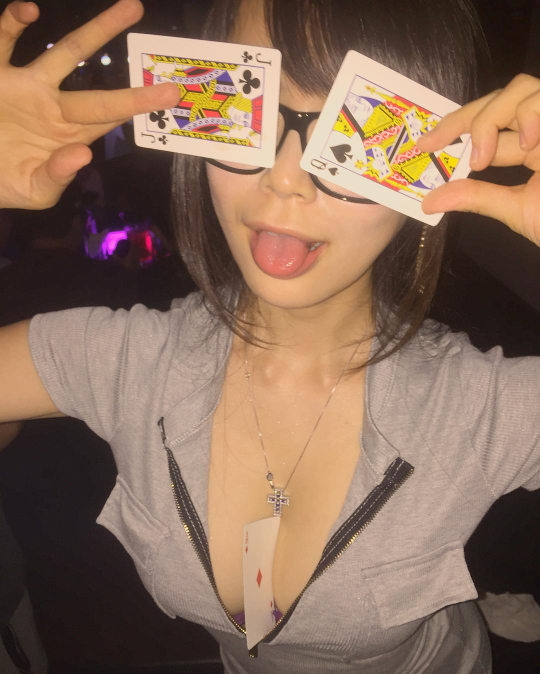
#> input picture ig_poker.jpg, 1080 x 1348 px (shown at 1/2 size)
$ python get_trapezoids.py --file ig_poker.jpg   (older library calls are emulated)
#> lines starting #> are read from the running program, lines starting #| are printed output that depends on the picture; after the words box and inside, x2 and y2 are one past the last pixel; in counts of white or black regions, pixels touching at a corner belong together
#!/usr/bin/python

from __future__ import print_function
import sys
import argparse
import numpy as np
import scipy.spatial
import cv2

parser = argparse.ArgumentParser()
parser.add_argument("--file", dest="filename", help="Input file name.")
parser.add_argument("--aspect", dest="aspect", default=1.0, help="Starting aspect ratio (default is 1).")
parser.add_argument("--binary", dest="binary", action="store_true", default=False, help="Produce binary image only")

options = parser.parse_args()

if options.filename is None:
    parser.print_help()
    exit(1)

np.set_printoptions(threshold=np.nan)

# Constants

TOO_LARGE = 1024

DUMMY_VALUE = 0

FILTER_SIZE = 7

MIN_ASPECT_RATIO = 0.6

DELTA_DELTA = 0.001

OUTPUT_DIM = (512, 512)  # Notice the (x, y) ordering in OpenCV

# Variables

image_name = options.filename

try:
    colored_image = cv2.imread(image_name)
#> colored_image is the input picture: shape (1348, 1080, 3); mean B, G, R 90.6, 109.7, 138.4
    mean_shifted_image = cv2.pyrMeanShiftFiltering(colored_image, FILTER_SIZE, 32)
    image = cv2.cvtColor(mean_shifted_image, cv2.COLOR_BGR2GRAY)
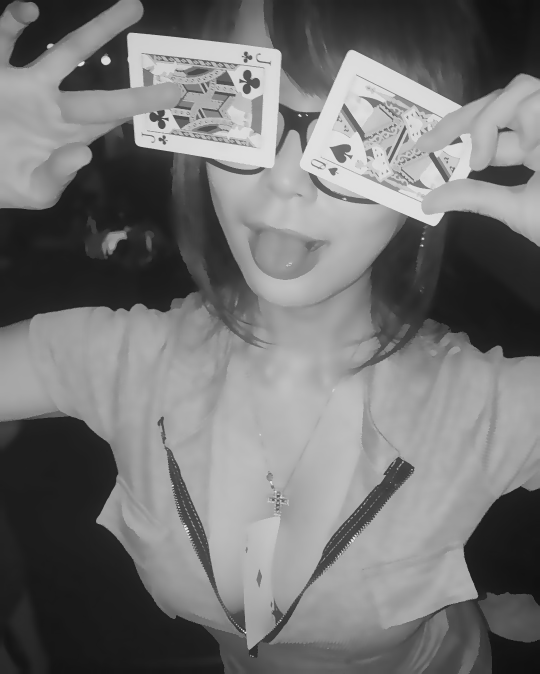
#> image: shape (1348, 1080) (shown at 1/2 size); min 15, max 243, mean 116.4
except:
    image = cv2.imread(image_name, cv2.IMREAD_GRAYSCALE)

width = image.shape[1]
#> width = 1080
height = image.shape[0]
#> height = 1348
corners = np.array([[0, 0], [width - 1, 0], [width - 1, height - 1], [0, height - 1]], dtype=np.float32)

current_aspect_ratio = options.aspect

# Blob detection params

params = cv2.SimpleBlobDetector_Params()

params.minThreshold = 0
params.maxThreshold = 127  # Darker blobs first

params.filterByArea = True
params.minArea = 20

params.filterByCircularity = False

params.filterByConvexity = False

params.filterByInertia = False

# Detector (for OpenCV 3.0+)

detector = cv2.SimpleBlobDetector_create(params)

# Trial-and-error

has_error = True

while has_error:

    try:

        has_error = False

        # Resize by aspect ratio

        new_width = int(width * current_aspect_ratio)
        new_height = int(height * current_aspect_ratio)
        new_corners = np.array([[0, 0], [new_width - 1, 0], [new_width - 1, new_height - 1], [0, new_height - 1]], dtype=np.float32)
        transform = cv2.getPerspectiveTransform(corners, new_corners)
        img = cv2.warpPerspective(image, transform, (new_width, new_height))

        # Preprocessing

        # Gaussian blur and thresholding

        blurred_image = cv2.GaussianBlur(img, (FILTER_SIZE, FILTER_SIZE), 6)
        thresh, binary_image = cv2.threshold(blurred_image, 0, 255, cv2.THRESH_BINARY | cv2.THRESH_OTSU)

        if options.binary:
            cv2.imwrite("binary.bmp", binary_image)
            exit(0)

        test_img = binary_image.copy()

        # Repeatedly detect and remove blobs

        mask = np.zeros((test_img.shape[0] + 2, test_img.shape[1] + 2), dtype=np.uint8)
        seen_points = set()

        while True:
            blobs = detector.detect(test_img)
            if len(blobs) <= 0:
                break
            all_seen = True
            for blob in blobs:
                coords = []
                for x in (0, 1):
                    for y in (0, 1):
                        if test_img[int(blob.pt[1]) + y, int(blob.pt[0]) + x] == 0:
                            coords.append((int(blob.pt[1]) + y, int(blob.pt[0] + x)))
                for (x, y) in coords:
                    cv2.floodFill(test_img, mask, (y, x), DUMMY_VALUE, flags = (8 | cv2.FLOODFILL_MASK_ONLY | (255 << 8)))
                if blob.pt not in seen_points:
                    all_seen = False
                    seen_points.add(blob.pt)
            test_img = test_img | mask[1:-1, 1:-1]
            if all_seen:
                break

        # Perform a dilation to remove dirt

#        kernel = np.ones((FILTER_SIZE, FILTER_SIZE), dtype=np.uint8)
#        dilated = cv2.dilate(test_img, kernel, iterations=1)

#        test_img = dilated

        # Select the (white) areas that look like a card

        ret, markers = cv2.connectedComponents(test_img)
        n_components = np.max(markers)

        min_xs = {}
        max_xs = {}
        min_ys = {}
        max_ys = {}
        counts = {}
        is_eligible = {}
        for i in range(1, n_components + 1):
            counts[i] = np.sum(markers == i)
            is_eligible[i] = False
            any_x = np.sum(markers == i, axis=0)
            where_x = np.where(any_x > 0)[0]
            min_xs[i] = where_x[0]
            max_xs[i] = where_x[-1]
            any_y = np.sum(markers == i, axis=1)
            where_y = np.where(any_y > 0)[0]
            min_ys[i] = where_y[0]
            max_ys[i] = where_y[-1]
            # Too large
            if max_xs[i] - min_xs[i] > TOO_LARGE or max_ys[i] - min_ys[i] > TOO_LARGE:
                raise Exception("The image is too large. Please resize for better detection.")
            # Too small
            if min_xs[i] == max_xs[i] or min_ys[i] == max_ys[i]:
                continue
            # No blobs were detected within the region
            if np.sum((markers == i) * (mask[1:-1, 1:-1])) == 0:
                continue
            # Aspect ratio fits our detection
            if np.float(max_xs[i] - min_xs[i]) / np.float(max_ys[i] - min_ys[i]) >= MIN_ASPECT_RATIO and np.float(max_xs[i] - min_xs[i]) / np.float(max_ys[i] - min_ys[i]) <= 1 / MIN_ASPECT_RATIO:
                is_eligible[i] = True

        eligible_regions = []
        for i in range(1, n_components + 1):
            if is_eligible[i]:
                eligible_regions.append(i)

        # Annotate each region

        approxs = []

        for region in eligible_regions:
            # Convex Hull
            points = np.where(markers == region)
            points = np.vstack((points[1], points[0])).transpose()  # Transposed the coordinates to suit OpenCV's coordinate system
            hull = scipy.spatial.ConvexHull(points)
            vertices = points[hull.vertices]
            # Find bounding quadrilateral
            approx = vertices.copy()
            last_approx_shape = approx.shape[0]
            delta = DELTA_DELTA
            while approx.shape[0] > 4 and delta < 1:
                approx = cv2.approxPolyDP(approx, delta * cv2.arcLength(approx, True), True)
                if approx.shape[0] == last_approx_shape:
                    delta += DELTA_DELTA
                last_approx_shape = approx.shape[0]
            if len(approx.shape) > 2:
                approx = approx.reshape((-1, approx.shape[2]))
            approxs.append(approx)

        # Delete if a box is fully inscribed within another

        to_keep = []
        for i in range(len(eligible_regions)):
            is_inscribed = False
            min_coords = np.min(approxs[i], axis=0)
            max_coords = np.max(approxs[i], axis=0)
            for j in range(len(eligible_regions)):
                if j == i:
                    continue
                min_coords2 = np.min(approxs[j], axis=0)
                max_coords2 = np.max(approxs[j], axis=0)
                if np.all(min_coords >= min_coords2) and np.all(max_coords <= max_coords2):
                    is_inscribed = True
                    break
            if not is_inscribed:
                to_keep.append(i)

        approxs = [approxs[k] for k in to_keep]
        eligible_regions = [eligible_regions[k] for k in to_keep]

        print(approxs, file=sys.stderr)

    except Exception as e:

        print(e, file=sys.stderr)
        has_error = True
        current_aspect_ratio *= 0.5
#> this loop made 2 passes
#> (thresh, ret, n_components) on passes 1 to 2: (106, 17, 16), (106, 6, 5)
#> pass 1, `thresh, binary_image = cv2.threshold(blurred_image, 0, 255, cv2.THRESH..`:
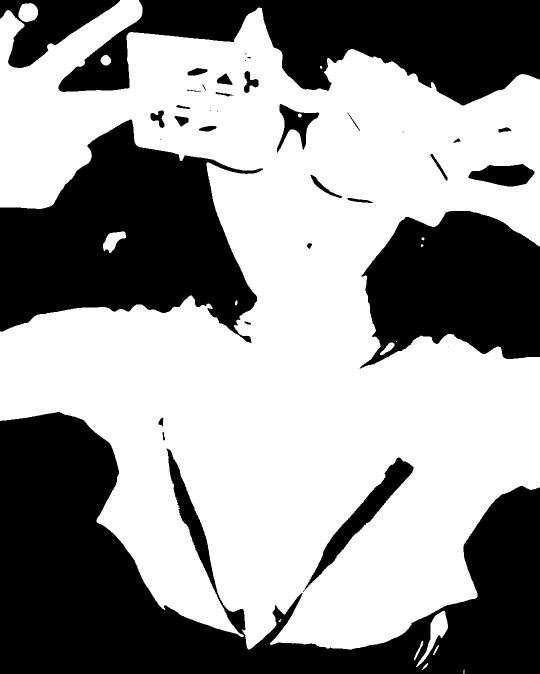
#> binary_image: shape (1348, 1080) (shown at 1/2 size); 58.4% white; 37 black regions (9 under 20 px), largest, box (x1, y1, x2, y2) and area: (0, 824, 1080, 1348) 241958, (0, 239, 526, 686) 133713, (117, 0, 1080, 211) 110837
#> pass 1, `ret, markers = cv2.connectedComponents(test_img)`:
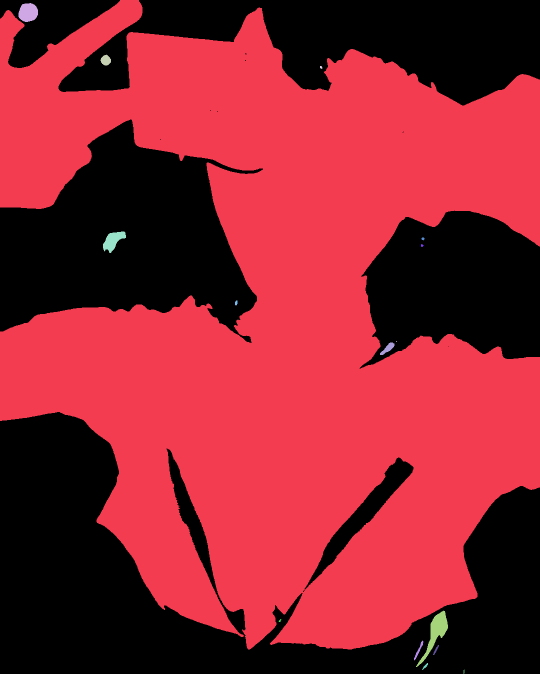
#> markers: shape (1348, 1080) int32 (shown at 1/2 size); 17 distinct labels, from 0 to 16; one colour per label, 0 black
#> after the loop:
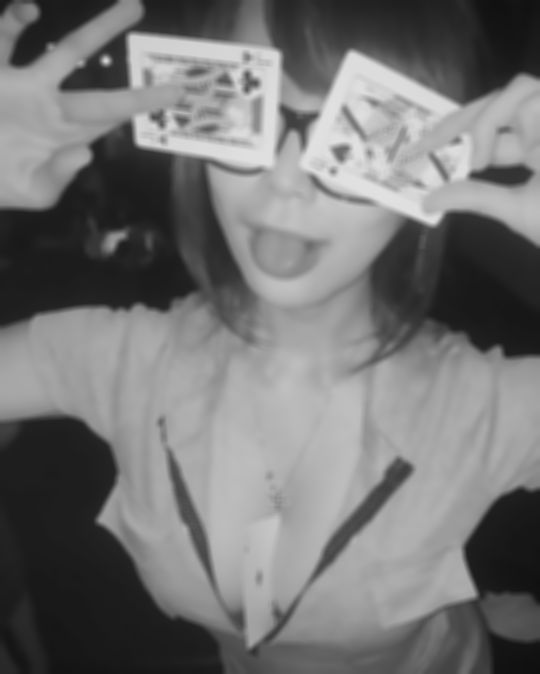
#> blurred_image: shape (674, 540); min 15, max 224, mean 116.3
#> after the loop:
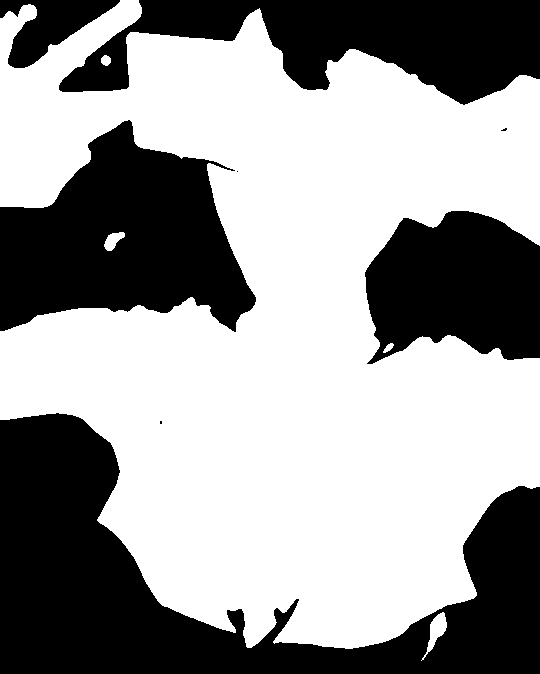
#> test_img: shape (674, 540); 60.1% white; 8 black regions (3 under 20 px), largest, box (x1, y1, x2, y2) and area: (0, 413, 540, 674) 59441, (0, 120, 256, 332) 33399, (59, 0, 540, 105) 27635, (365, 211, 540, 364) 20807, (0, 0, 120, 68) 3945
#> after the loop, current_aspect_ratio = 0.5

# Output borders for verification

out = colored_image.copy()

for (region, approx) in zip(eligible_regions, approxs):
    print(approx / current_aspect_ratio, file=sys.stderr)
    cv2.drawContours(out, [np.int0(approx / current_aspect_ratio)], 0, (int(np.random.uniform(256)), int(np.random.uniform(256)), int(np.random.uniform(256))), int(2 / current_aspect_ratio))
#> this loop made 1 pass
#> (region, approx) on pass 1: (1, [[162, 605], [0, 18], [539, 79], [476, 595]])
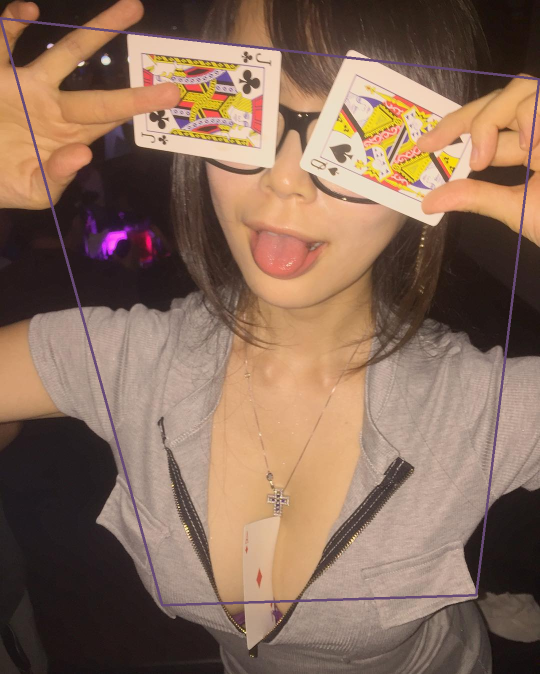
#> out: shape (1348, 1080, 3) (shown at 1/2 size); 1.37% of pixels changed, all inside (x1, y1, x2, y2) = (0, 34, 1080, 1213)

cv2.imwrite("out.bmp", out)

# Perspective (and inverse) transform

output_corners = np.array([[0, 0], [OUTPUT_DIM[0] - 1, 0], [OUTPUT_DIM[0] - 1, OUTPUT_DIM[1] - 1], [0, OUTPUT_DIM[1] - 1]], dtype=np.float32)
#> output_corners = [[0, 0], [511, 0], [511, 511], [0, 511]]

output_images = []
for (region, approx) in zip(eligible_regions, approxs):
    perspective = approx.astype(np.float32)
    perspective /= current_aspect_ratio
    transform = cv2.getPerspectiveTransform(perspective, output_corners)
    warp = cv2.warpPerspective(colored_image, transform, OUTPUT_DIM)
    output_images.append(warp)
#> this loop made 1 pass
#> (region, approx, perspective) on pass 1: (1, [[162, 605], [0, 18], [539, 79], [476, 595]], [[324, 1210], [0, 36], [1078, 158], [952, 1190]])
#> pass 1, `warp = cv2.warpPerspective(colored_image, transform, OUTPUT_DIM)`:
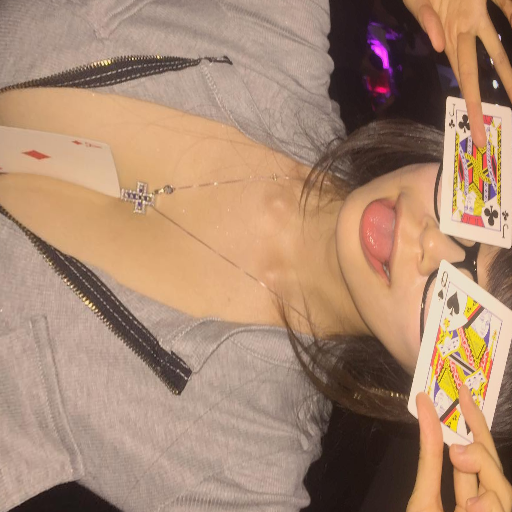
#> warp: shape (512, 512, 3); mean B, G, R 113.7, 137.1, 170.1
#> after the loop, output_images = 1 item

for (region, output_image) in zip(eligible_regions, output_images):
    cv2.imwrite("%d.bmp" % region, output_image)
#> this loop made 1 pass
#> region on pass 1: 1
